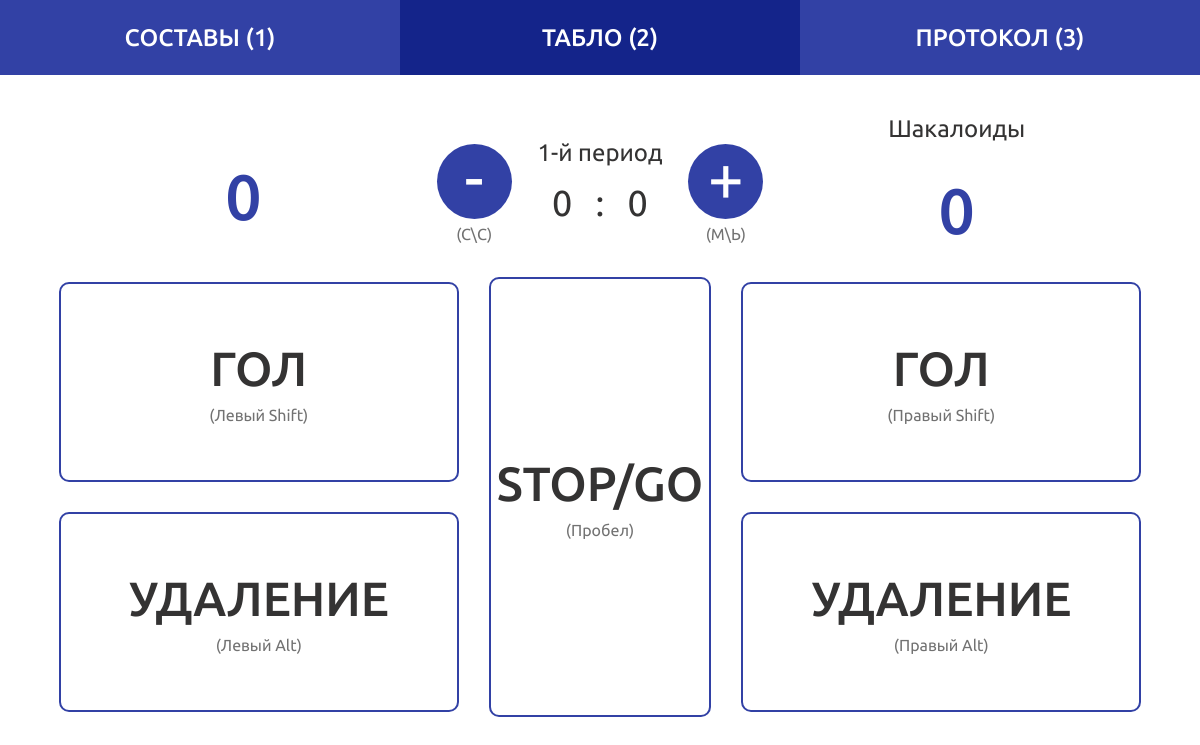
/match/57/scoreboard, run on the app's committed database.
### rthl_site/models.py (models this page shows, shortened)
class Match(models.Model):
    name = models.CharField("Title",max_length=50)
    date = models.DateTimeField("Date and time")
    loop = models.PositiveSmallIntegerField("Номер круга (Для матча плей-офф оставлять 0)", default=0)
    tournament = models.ForeignKey(
        Tournament,
        verbose_name="In tournament",
        related_name="match_tournament",
        on_delete=models.SET_NULL,
        null=True
    )
    team_A = models.ForeignKey(
        Team,
        verbose_name="team А",
        related_name="match_teamA",
        on_delete=models.SET_NULL,
        null=True
    )
    team_B = models.ForeignKey(
        Team,
        verbose_name="team B",
        related_name="match_teamB",
        on_delete=models.SET_NULL,
        null=True
    )
    place = models.CharField("Place",max_length=50,blank=True)
    class Meta:
        verbose_name = "Матч"
        verbose_name_plural = "Матчи"

class Lineup(models.Model):
    match = models.ForeignKey(
        Match,
        verbose_name="Матч",
        related_name="lineup_match",
        on_delete=models.CASCADE
    )
    team = models.ForeignKey(
        Team,
        verbose_name="Название команды",
        related_name="lineup_team",
        on_delete=models.SET_NULL,
        null=True
    )
    players = models.ManyToManyField(
        Player,
        verbose_name="Игрок",
        related_name="lineup_player"
    )
    team_side = models.CharField("Сторона", max_length=1,
                                 choices=(
                                     ("A", "A"),
                                     ("B", "B")
                                 ))
    class Meta:
        verbose_name="Состав"
        verbose_name_plural="Составы"
        unique_together = (('match','team_side', 'team'),)

class Team(models.Model): # TODO: Сделать PK по имени-городу
    name = models.CharField("Название", max_length=50, unique=True)
    image = models.ImageField("Логотип", upload_to="img/teams",default="img/team.jpg")
    city = models.CharField("Город",max_length=30, default="Москва")
    url = models.SlugField(
        help_text="Адрес на сайте. Пример: rthl.ru/avangard (\"rthl.ru/\" не вводить)",
        max_length=30,
        unique=True)
    def __str__(self):
        return self.name
    class Meta:
        verbose_name = "Команда"
        verbose_name_plural = "Команды"

### rthl_site/views.py (the view)
# urls.py: path('match/<int:pk>/scoreboard', views.MatchScoreboardDetailView.as_view()),
class MatchScoreboardDetailView(DetailView):
    http_method_names = ['get', 'post', 'delete']
    model = Match
    template_name = "Scoreboard/scoreboard.html"
    context_object_name = "match"
    ampluas = {
        "Вратарь": "Вратари",
        "Защитник": "Защитники",
        "Нападающий": "Нападающие"
    }
    teamA = lambda x: x.object.lineup_match.get(team_side="A").team
    teamB = lambda x: x.object.lineup_match.get(team_side="B").team
    teamA_players = lambda x: x.object.lineup_match.get(team_side="A").players.all()
    teamA_players_sorted_by_game_number = lambda x: sorted([pl for pl in x.teamA_players()], key=operator.attrgetter('game_number'))
    teamA_goalkeepers = lambda x: x.object.lineup_match.get(team_side="A").players.filter(role="Вратарь")
    teamA_attackers = lambda x: x.object.lineup_match.get(team_side="A").players.filter(role="Нападающий")
    teamA_defenders = lambda x: x.object.lineup_match.get(team_side="A").players.filter(role="Защитник")
    teamB_players = lambda x: x.object.lineup_match.get(team_side="B").players.all()
    teamB_players_sorted_by_game_number = lambda x: sorted([pl for pl in x.teamB_players()], key=operator.attrgetter('game_number'))
    teamB_goalkeepers = lambda x: x.object.lineup_match.get(team_side="B").players.filter(role="Вратарь")
    teamB_attackers = lambda x: x.object.lineup_match.get(team_side="B").players.filter(role="Нападающий")
    teamB_defenders = lambda x: x.object.lineup_match.get(team_side="B").players.filter(role="Защитник")
    penalties = lambda x: x.object.penalty_match.all()
    goals = lambda x: x.object.goal_match.all()
    goalsA = lambda x: x.object.goal_match.all().filter(team_side="A")
    goalsB = lambda x: x.object.goal_match.all().filter(team_side="B")
    def post(self, request, *args, **kwargs):
        print("ПОЛУЧЕН ПОСТ")
        self.object = self.get_object()
        if 'goalA_button_remove' in request.POST:
            ActionGoal.objects.get(id=request.POST['goalA_button_remove']).delete()
        elif 'goalB_button_remove' in request.POST:
            ActionGoal.objects.get(id=request.POST['goalB_button_remove']).delete()
        elif 'penaltyA_button_remove' in request.POST:
            ActionPenalty.objects.get(id=request.POST['penaltyA_button_remove']).delete()
        elif 'penaltyB_button_remove' in request.POST:
            ActionPenalty.objects.get(id=request.POST['penaltyB_button_remove']).delete()
        elif 'button_goalA' in request.POST and 'teamA_goal_player' in request.POST:
            A_time_minute = request.POST.get('A_goal_time_minute')
            A_time_second = request.POST.get('A_goal_time_second')
            A_goal_assistant1 = request.POST.get('teamA_goal_assistant1')
            A_goal_assistant2 = request.POST.get('teamA_goal_assistant2')
            A_goal_player = request.POST.get('teamA_goal_player')
            A_goal_ass1_id = -1
            A_goal_ass2_id = -1
            A_goal_player_id = -1
            for player in self.teamA_players():
                if str(player.game_number) == str(A_goal_assistant1):
                    A_goal_ass1_id = player.pk
                elif str(player.game_number) == str(A_goal_assistant2):
                    A_goal_ass2_id = player.pk
                elif str(player.game_number) == str(A_goal_player):
                    A_goal_player_id = player.pk
            new_goal = ActionGoal(
                player_score_id = A_goal_player_id,
                match_id = self.object.id,
                team_side="A",
                time_minute=A_time_minute,
                time_second=A_time_second
            )
            if A_goal_player_id == -1:
                messages.error(self.request, 'Номер одного из ассистентов совпадает с номером игрока '
                                             'забившего гол')
            elif A_goal_ass1_id != -1 and A_goal_ass2_id != -1:
                new_goal.save()
                new_goal.players_passes.add(
                    Player.objects.get(id=A_goal_ass1_id),
                    Player.objects.get(id=A_goal_ass2_id))
                messages.success(self.request, 'Гол А добавлен')
            elif A_goal_ass1_id == -1 and A_goal_ass2_id == -1:
                new_goal.save()
                messages.success(self.request, 'Гол А добавлен без ассистентов')
            else:
                messages.error(self.request, 'Неправильно выбраны игроки для гола. Асистенты '
                                             'должны либо отсутствовать, либо различаться')
        elif 'button_goalB' in request.POST and 'teamB_goal_player' in request.POST:
            B_time_minute = request.POST.get('B_goal_time_minute')
            B_time_second = request.POST.get('B_goal_time_second')
            B_goal_assistant1 = request.POST.get('teamB_goal_assistant1')
            B_goal_assistant2 = request.POST.get('teamB_goal_assistant2')
            B_goal_player = request.POST.get('teamB_goal_player')
            B_goal_ass1_id = -1
            B_goal_ass2_id = -1
            B_goal_player_id = -1
            for player in self.teamB_players():
                if str(player.game_number) == str(B_goal_assistant1):
                    B_goal_ass1_id = player.pk
                elif str(player.game_number) == str(B_goal_assistant2):
                    B_goal_ass2_id = player.pk
                elif str(player.game_number) == str(B_goal_player):
                    B_goal_player_id = player.pk
            new_goal = ActionGoal(
                player_score_id = B_goal_player_id,
                match_id = self.object.id,
                team_side="B",
                time_minute=B_time_minute,
                time_second=B_time_second
            )
            if B_goal_player_id == -1:
                messages.error(self.request, 'Номер одного из ассистентов совпадает с номером игрока '
                                             'забившего гол')
            elif B_goal_ass1_id != -1 and B_goal_ass2_id != -1:
                new_goal.save()
                new_goal.players_passes.add(
                    Player.objects.get(id=B_goal_ass1_id),
                    Player.objects.get(id=B_goal_ass2_id))
                messages.success(self.request, 'Гол B добавлен')
            elif B_goal_ass1_id == -1 and B_goal_ass2_id == -1:
                new_goal.save()
                messages.success(self.request, 'Гол B добавлен без ассистентов')
            else:
                messages.error(self.request, 'Неправильно выбраны игроки для гола. Асистенты '
                                             'должны либо отсутствовать, либо различаться')
        elif 'teamA_penalty_player' in request.POST:
            A_penalty_player = request.POST.get('teamA_penalty_player')
            A_penalty_player_id = -1
            for player in self.teamA_players():
                if str(player.game_number) == str(A_penalty_player):
                    A_penalty_player_id = player.pk
            new_penalty = ActionPenalty(
                player_id=A_penalty_player_id,
                match_id=self.object.id,
                paragraph="A example paragraph",
                team_side="A",
                removal_time=7,
                time_minute=request.POST['A_penalty_time_minute'],
                time_second=request.POST['A_penalty_time_second']
            )
            new_penalty.save()
            messages.success(self.request, 'Штраф A добавлен')
        elif 'teamB_penalty_player' in request.POST:
            B_penalty_player = request.POST.get('teamB_penalty_player')
            B_penalty_player_id = -1
            for player in self.teamB_players():
                if str(player.game_number) == str(B_penalty_player):
                    B_penalty_player_id = player.pk
            new_penalty = ActionPenalty(
                player_id=B_penalty_player_id,
                match_id=self.object.id,
                paragraph="B example paragraph",
                team_side="B",
                removal_time=7,
                time_minute=request.POST['B_penalty_time_minute'],
                time_second=request.POST['B_penalty_time_second']
            )
            new_penalty.save()
            messages.success(self.request, 'Штраф B добавлен')
        return HttpResponseRedirect(request.path)
    def actions1period(self):
        _goals = [x for x in self.goals() if x.time_minute < 20]
        _penalties = [x for x in self.penalties() if x.time_minute < 20]
        res = list()
        res.extend(_goals)
        res.extend(_penalties)
        res = sorted(res, key=operator.attrgetter('time_minute', 'time_second'))
        return res
    def actions2period(self):
        _goals = [x for x in self.goals() if 20 <= x.time_minute < 40]
        _penalties = [x for x in self.penalties() if 20 <= x.time_minute < 40]
        res = list()
        res.extend(_goals)
        res.extend(_penalties)
        res = sorted(res, key=operator.attrgetter('time_minute', 'time_second'))
        return res
    def actions3period(self):
        _goals = [x for x in self.goals() if 40 <= x.time_minute < 60]
        _penalties = [x for x in self.penalties() if 40 <= x.time_minute < 60]
        res = list()
        res.extend(_goals)
        res.extend(_penalties)
        res = sorted(res, key=operator.attrgetter('time_minute', 'time_second'))
        return res

### rthl_site/models.py (called while the page is built)
    def fullname(self):
        return self.surname + " " + self.name + " " + self.patronymic

### templates/Scoreboard/scoreboard.html (shortened to what this page needs)
<!DOCTYPE html>
<html lang="ru">
<head>
  {% load static %}
  <link rel="stylesheet" href="{% static 'css/style.css' %}">
</head>
<body>
  <div class="board-nav">
    <button id="playersBtn" class="board-nav-item tablink" onclick="openBlock(event, 'players')">Составы (1)</button>
    <button id="defaultOpen" class="board-nav-item tablink" onclick="openBlock(event, 'board')">Табло (2)</button>
    <button id="protocolBtn" class="board-nav-item tablink" onclick="openBlock(event, 'protocol')">Протокол (3)</button>
  </div>
  <div class="board-block">
    <div id="board" class="board-board tab">
      <div class="board-header">
        <div class="board-header-team">
          <span class="board-header-team__goals">{{ view.goalsA.count }}</span>
        </div>
        <div class="board-header-time">
          <button id="minus" class="board-header-time__minus"><span>-</span><p>(C\C)</p></button>
          <div class="timer-time">
            <div class="timer-period">1-й период</div>
            <span class="timer-mins">0</span>
            <span class="timer-dots">:</span>
            <span class="timer-secs">0</span>
          </div>
          <button id="plus" class="board-header-time__plus"><span>+</span><p>(M\Ь)</p></button>
        </div>
        <div class="board-header-team">
          <p class="board-header-team__name">{{ view.teamB }}</p>
          <span class="board-header-team__goals">{{ view.goalsB.count }}</span>
        </div>
      </div>
      <div class="board-buttons">
        <div class="board-buttons-left">
          <button id="leftGoal" class="board-buttons-left-goal">ГОЛ<p>(Левый Shift)</p></button>
          <button id="leftDel" class="board-buttons-left-del">УДАЛЕНИЕ<p>(Левый Alt)</p></button>
        </div>
        <button id="stop" class="board-buttons-stop">STOP/GO<p>(Пробел)</button>
          <div class="board-buttons-right">
            <button id="rightGoal" class="board-buttons-right-goal">ГОЛ<p>(Правый Shift)</button>
              <button id="rightDel" class="board-buttons-right-del">УДАЛЕНИЕ<p>(Правый Alt)</button>
              </div>
            </div>
          </div>
    </div>
</body>
</html>

### data on the page
Match: goalsA.count "0", teamB "Шакалоиды", goalsB.count "0"
